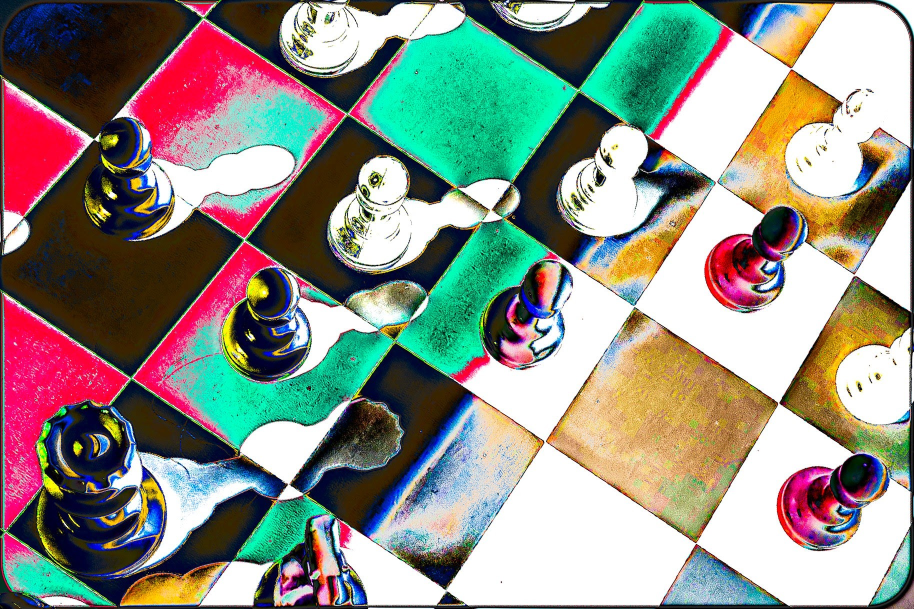
#> input picture photos/abstract/Abstract Chess.jpg, 1828 x 1218 px (shown at 1/2 size); its folder holds only this picture in this run
$ python build.py
#> lines starting #> are read from the running program, lines starting #| are printed output that depends on the picture
#!/usr/bin/env python3
"""
ART IS TIC — the build robot.

GitHub runs this automatically every time anything in the repository
changes. You never run it yourself, and you never edit it to add photos.

What it does, in order:

  1. Looks inside the  photos/  folder. Every sub-folder is a collection
     (photos/abstract/, photos/portraits/, ...). Every image inside a
     sub-folder is a photo on the site.
  2. Makes two web-sized copies of each photo — a small one for the
     grid, a bigger one for the lightbox — so the site loads fast.
     (Your originals in photos/ are never touched or changed.)
  3. Reads captions.txt, if you've written any captions there.
  4. Writes manifest.json — the list the website reads.
  5. Puts the finished site in a folder called _site, which GitHub
     then publishes.
"""

import json
import re
import shutil
import sys
from pathlib import Path

from PIL import Image, ImageOps

ROOT = Path(__file__).parent
PHOTOS = ROOT / "photos"
OUT = ROOT / "_site"

# Files copied straight into the published site (skipped if absent).
SITE_FILES = ["index.html", "styles.css", "script.js", "favicon.svg",
              "CNAME", "404.html", "robots.txt"]

IMG_EXTS = {".jpg", ".jpeg", ".png", ".webp"}
THUMB_EDGE = 900     # longest side, px — grid images
LARGE_EDGE = 2000    # longest side, px — lightbox images
QUALITY = 85

try:
    RESAMPLE = Image.Resampling.LANCZOS
except AttributeError:      # very old Pillow
    RESAMPLE = Image.LANCZOS


def pretty(stem: str) -> str:
    """'walls_01' -> 'Walls 01' — used as a fallback description."""
    return re.sub(r"[-_]+", " ", stem).strip().title()


def natkey(s: str):
    """Sort so that photo_2 comes before photo_10."""
    return [int(t) if t.isdigit() else t.lower() for t in re.split(r"(\d+)", s)]


def load_captions() -> dict:
    """Read captions.txt:  collection/filename.jpg | The caption"""
    caps = {}
    f = ROOT / "captions.txt"
    if not f.exists():
        return caps
    for line in f.read_text(encoding="utf-8").splitlines():
        line = line.strip()
        if not line or line.startswith("#") or "|" not in line:
            continue
        key, cap = line.split("|", 1)
        key = key.strip().removeprefix("photos/").lstrip("/")
        caps[key] = cap.strip()
    return caps


def save_resized(im: Image.Image, dest: Path, long_edge: int) -> None:
    """Save a shrunken JPEG copy (metadata is not carried over)."""
    copy = im.copy()
    copy.thumbnail((long_edge, long_edge), RESAMPLE)
    if copy.mode != "RGB":
        copy = copy.convert("RGB")
    dest.parent.mkdir(parents=True, exist_ok=True)
    copy.save(dest, "JPEG", quality=QUALITY, optimize=True, progressive=True)


def main() -> None:
    if OUT.exists():
        shutil.rmtree(OUT)
    OUT.mkdir()

    for name in SITE_FILES:
        src = ROOT / name
        if src.exists():
            shutil.copy2(src, OUT / name)

    captions = load_captions()
    records = []

    if not PHOTOS.exists():
        print("ERROR: there is no photos/ folder in the repository yet.")
        print("Create photos/<collection-name>/ and put images inside it.")
        sys.exit(1)

    category_dirs = sorted(
        (d for d in PHOTOS.iterdir() if d.is_dir() and not d.name.startswith(".")),
        key=lambda d: natkey(d.name),
    )

    for cat_dir in category_dirs:
        files = sorted(
            (f for f in cat_dir.iterdir()
             if f.is_file() and f.suffix.lower() in IMG_EXTS),
            key=lambda f: natkey(f.name),
        )
        for f in files:
            rel = f"{cat_dir.name}/{f.name}"
            try:
                with Image.open(f) as raw:
#> raw is the input picture: PIL image 1828x1218 RGB; mean R, G, B 143.4, 143.7, 134.1
                    im = ImageOps.exif_transpose(raw) or raw
                    width, height = im.size
#> width = 1828; height = 1218
                    thumb_rel = f"thumbs/{cat_dir.name}/{f.stem}.jpg"
                    large_rel = f"large/{cat_dir.name}/{f.stem}.jpg"
                    save_resized(im, OUT / thumb_rel, THUMB_EDGE)
#> in save_resized, `copy.thumbnail((long_edge, long_edge), RESAMPLE)`:
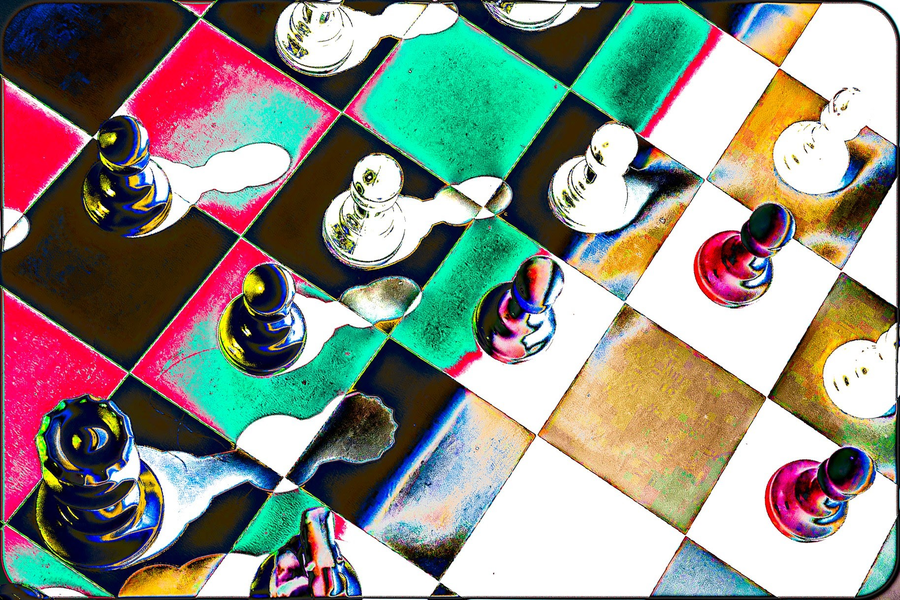
#> copy: PIL image 900x600 RGB; mean R, G, B 143.3, 143.6, 134.1
                    save_resized(im, OUT / large_rel, LARGE_EDGE)
            except Exception as exc:                       # noqa: BLE001
                print(f"!! Skipping {rel} — couldn't read it as an image ({exc})")
                continue

            caption = captions.get(rel, "")
            records.append({
                "file": rel,
                "category": cat_dir.name,
                "thumb": "/" + thumb_rel,
                "large": "/" + large_rel,
                "width": width,
                "height": height,
                "caption": caption,
                "alt": caption or pretty(f.stem),
            })
            print(f"   ok  {rel}  ({width}x{height})")
#|    ok  abstract/Abstract Chess.jpg  (1828x1218)
#> pass 2 of the loop in main, `for cat_dir in category_dirs:`:
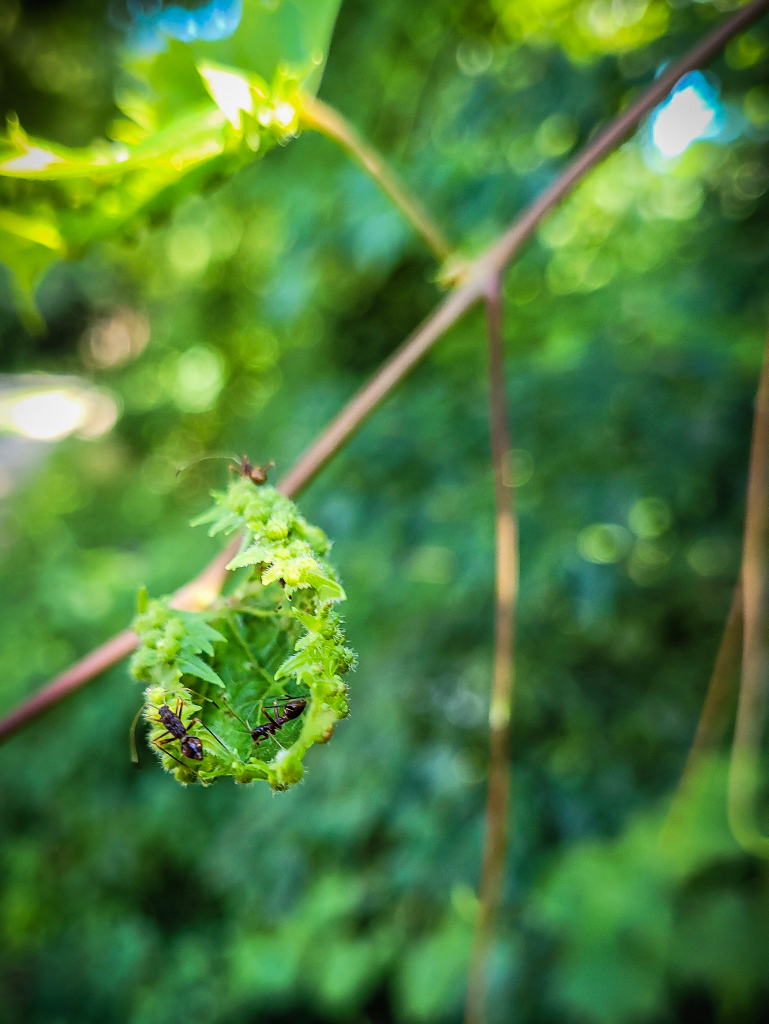
#> input picture photos/bioluminescenece/plant_01v2.jpg, 1537 x 2048 px (shown at 1/2 size)
#> in main, raw is the input picture: PIL image 1537x2048 RGB; mean R, G, B 77.1, 125.9, 58.3
#> in save_resized (call 3), `copy.thumbnail((long_edge, long_edge), RESAMPLE)`:
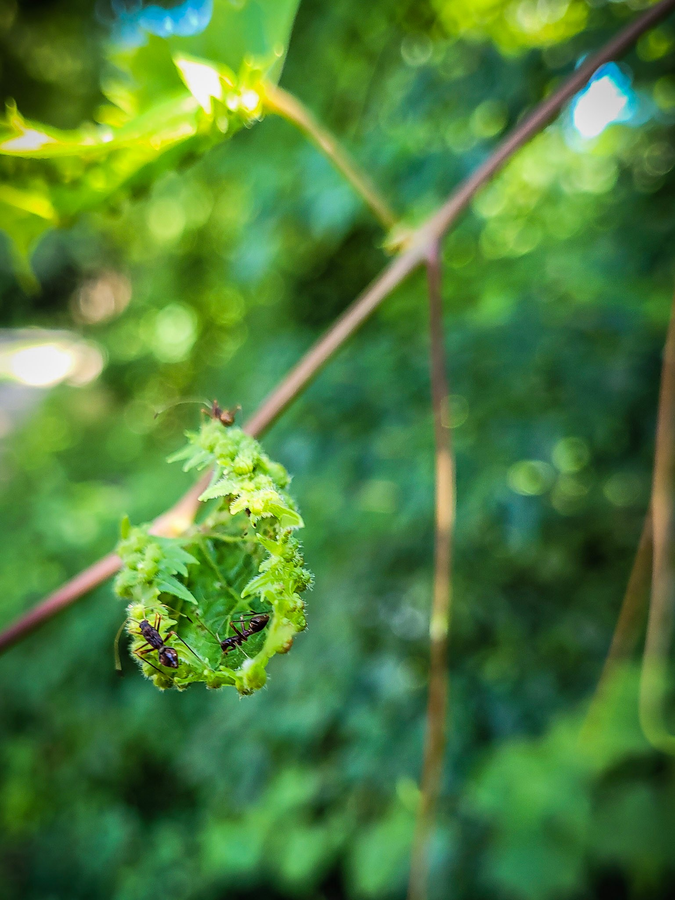
#> copy: PIL image 675x900 RGB; mean R, G, B 77.1, 125.9, 58.3
#> copy: PIL image 1501x2000 RGB
#|    ok  bioluminescenece/plant_01v2.jpg  (1537x2048)

    if not records:
        print("ERROR: no photos were found inside photos/.")
        print("The site was NOT updated (the previous version stays online).")
        sys.exit(1)

    (OUT / "manifest.json").write_text(
        json.dumps({"photos": records}, indent=2), encoding="utf-8"
    )

    # Old links like sophiamaierphoto.com/good-walls/ quietly forward
    # to the matching collection tab on the new single page.
    for cat in sorted({r["category"] for r in records}):
        stub = OUT / cat
        stub.mkdir(exist_ok=True)
        (stub / "index.html").write_text(
            '<!doctype html><meta charset="utf-8">'
            f'<meta http-equiv="refresh" content="0; url=/#c/{cat}">'
            '<link rel="canonical" href="/">'
            f'<a href="/#c/{cat}">Continue to the gallery</a>',
            encoding="utf-8",
        )

    cats = sorted({r["category"] for r in records})
    print(f"\nBuilt {len(records)} photos across {len(cats)} collections: "
          + ", ".join(cats))


if __name__ == "__main__":
    main()
